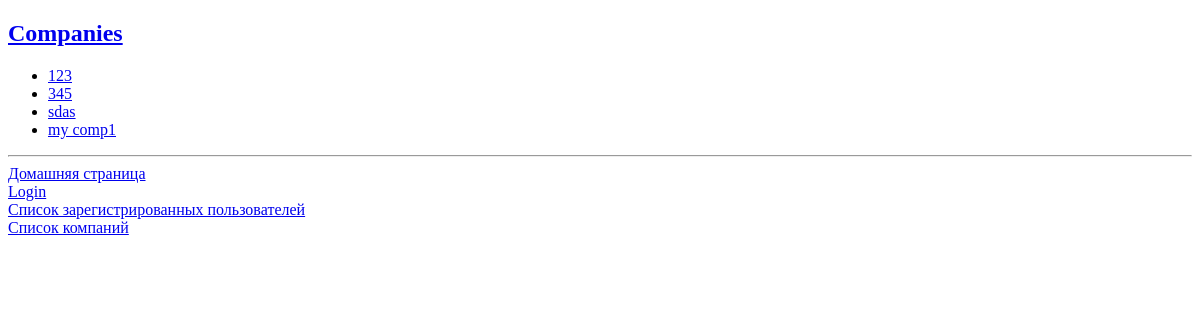
/companies/, run on an earlier commit of the app's database.
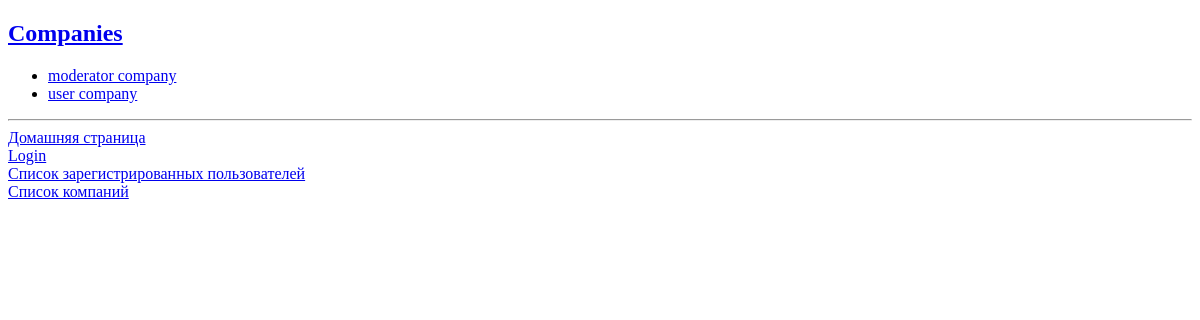
And on a later commit of the database.
### companies/models.py (models this page shows, shortened)
class Company(models.Model):
    title = models.CharField('Название', max_length=50)
    description = models.TextField('Информация о компании', max_length=500, blank=True)
    news = models.TextField('Новости компании', blank=True)
    foundation_date = models.DateField('Дата основания: YYYY-mm-dd', null=True, blank=True)
    avatar = models.ImageField('Аватар', upload_to='company/%Y/%m/%d/', blank=True)
    def get_absolute_url(self):
        return reverse_lazy('companies:company_detail', kwargs={'pk': self.pk})
    class Meta:
        verbose_name = "Company"
        verbose_name_plural = "Companies"

### companies/views.py (the view)
# urls.py: path('', views.CompanyList.as_view(), name='company_list'),
class CompanyList(ListView):
    context_object_name = 'companies'
    model = Company
    def get_queryset(self):
        qs = super().get_queryset()
        return qs.exclude(title__iexact='No company')

### companies/templates/companies/company_list.html (shortened to what this page needs)
{% extends "base.html" %}
{% block content %}
    <h2><a href="{% url 'companies:company_list' %}">Companies</a></h2>
    <ul>
        {% for company in companies %}
            <li><a href="{{ company.get_absolute_url }}">{{ company.title }}</a>
            </li>
        {% endfor %}
    </ul>
{% endblock %}

What changed in the data, as far as the page shows it:
removed Company: title "123"
removed Company: title "sdas"
removed Company: title "my comp1"
added Company: title "moderator company"
changed Company: title "345" → "user company"
